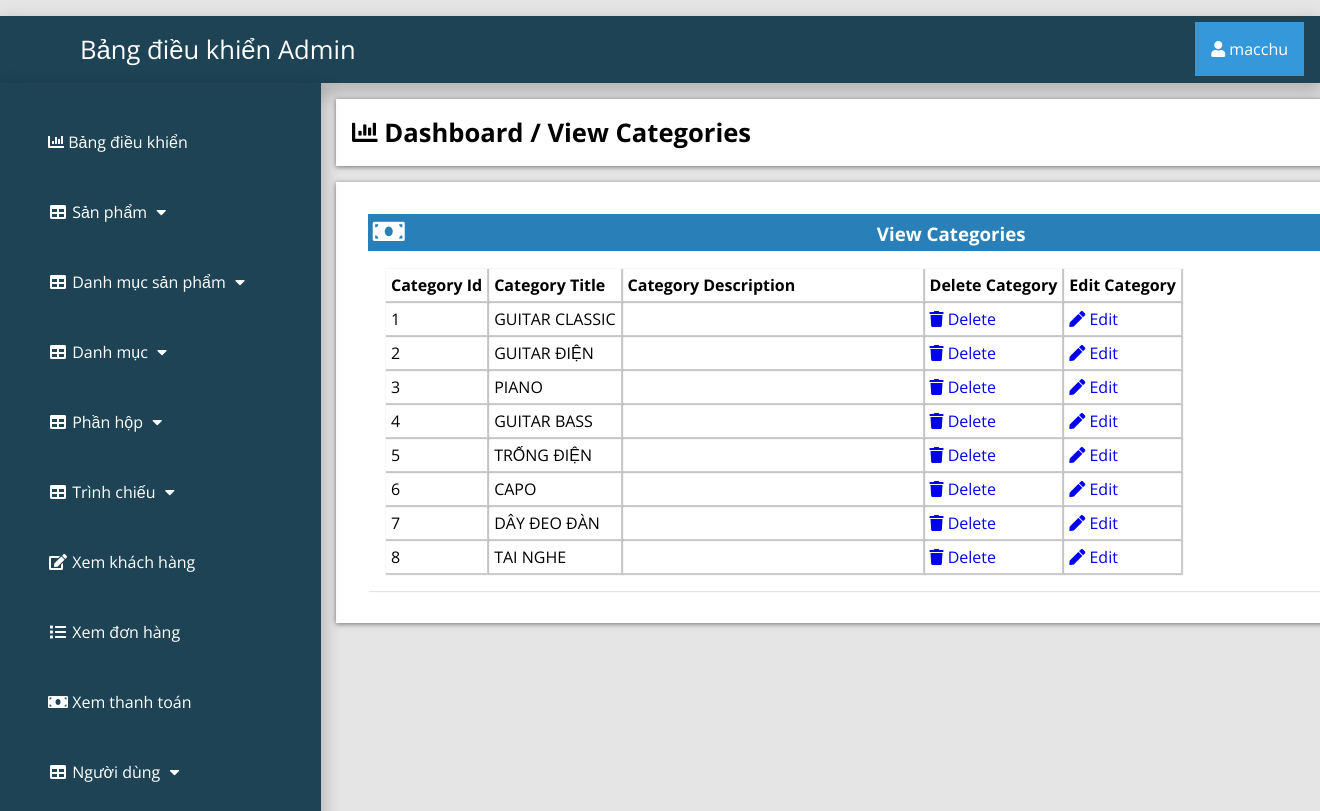
The app's page /admin_area/index.php?view_categories (signed in) with its own data.
### tables this page shows
CREATE TABLE `categories` (
  `cat_id` int(100) NOT NULL,
  `cat_title` text NOT NULL,
  `cat_desc` text NOT NULL
);

### admin_area/view_cat.php (the view)
<?php
if (!isset($_SESSION['admin_email'])){
  echo "<script>window.open('login.php','_self')</script>";
  }else{
?>
<div class="row">
	<div class="col-lg-12">
		<div class="breadcrump">
			<li class="active">
				<i class="fa fa-bar-chart"></i>
				Dashboard / View Categories
			</li>
		</div>
	</div>
</div>
<div class="row">
	<div class="col-lg-12">
		<div class="panel panel-default">
			<div class="panel-heading">
				<h3 class="panel-title">
					<i class="fa fa-money fa-fw"></i>
					View Categories
				</h3>
			</div>
			<div class="panel-body">
				<div class="table-responsive">
					<table class="table table-bordered table-hover table-striped">
							<thead>
								<tr>
									<th>Category Id</th>
									<th>Category Title</th>
									<th>Category Description</th>
									<th>Delete Category</th>
									<th>Edit Category</th>
								</tr>
							</thead>
							<tbody>
								<?php
								$i=0;
								$get_cats="select * from categories";
								$run_cats=mysqli_query($con,$get_cats);
								while ($row_cats=mysqli_fetch_array($run_cats)) {
									$cat_id=$row_cats['cat_id'];
									$cat_title=$row_cats['cat_title'];
									$cat_desc=$row_cats['cat_desc'];
									$i++;
								  ?>
                                <tr>
                                	<td><?php echo $i; ?></td>
                                	<td><?php echo $cat_title; ?></td>
                                	<td width="300"><?php echo $cat_desc; ?></td>
                                	<td>
                                		<a href="index.php?delete_cat=<?php echo $cat_id; ?>">
                                			<i class="fa fa-trash"></i> Delete
                                		</a>
                                	</td>
                                      <td>
                                      	<a href="index.php?edit_cat=<?php echo $cat_id; ?>">
                                      		<i class="fa fa-pen"></i> Edit
                                      	</a>
                                      </td>
                                </tr>
                                 <?php } ?>
							</tbody>
						</table>
					</div>
				</div>
				</div>
				</div>
<?php } ?>

### admin_area/includes/sidebar.php (shortened to what this page needs)
<?php
if (!isset($_SESSION['admin_email'])) {
  echo "<script>window.open('login.php','_self')</script>";
  } else {
?>
<nav class="navbar navbar-inverse navbar-fixed-top">
	<div class="navbar-header">
		<a href="index.php?dashboard" class="navbar-brand"><span>Bảng điều khiển Admin</span></a>
	</div>
		<div class="dropdown">
		 <button onclick="myFunction()" class="dropbtn"><i class="fa fa-user"></i> <?php echo $admin_name; ?></a></button>
		</div>
	<div class="collapse navbar-collapse navbar-ex1-collapse">
	<ul class="nav navbar-nav side-nav">
  <li>
    <a href="index.php?dashboard"><i class="fa fa-bar-chart"></i> Bảng điều khiển</a>
  </li>
  <li class="button-dropdown" id="#products">
    <a href="#" class="dropdown-toggle" data-toggle="collapse" data-target="#products"><i class="fa fa-fw fa-table"></i> Sản phẩm <i class="fa fa-fw fa-caret-down"></i></a>
  </li>
  <li class="button-dropdown" id="#products_cat">
    <a href="#" class="dropdown-toggle" data-toggle="collapse" data-target="#products_cat"><i class="fa fa-fw fa-table"></i> Danh mục sản phẩm <i class="fa fa-fw fa-caret-down"></i></a>
  </li>
  <li class="button-dropdown" id="#category">
    <a href="#" class="dropdown-toggle" data-toggle="collapse" data-target="#category"><i class="fa fa-fw fa-table"></i> Danh mục <i class="fa fa-fw fa-caret-down"></i></a>
  </li>
<li class="button-dropdown" >
  <a href="#" class="dropdown-toggle" data-toggle="collapse" data-target="#boxes">
    <i class="fa fa-fw fa-table"></i> Phần hộp <i class="fa fa-fw fa-caret-down"></i>
  </a>
</li>
  <li class="button-dropdown">
    <a href="#" class="dropdown-toggle" data-toggle="collapse" data-target="#slider"><i class="fa fa-fw fa-table"></i> Trình chiếu <i class="fa fa-fw fa-caret-down"></i></a>
  </li>
  <li>
  	<a href="index.php?view_customer">
  		<i class="fa fa-fw fa-edit"></i> Xem khách hàng
  	</a>
  </li>
  <li>
  	<a href="index.php?view_order">
  		<i class="fa fa-fw fa-list"></i> Xem đơn hàng
  	</a>
  </li>
  <li>
  	<a href="index.php?view_payments">
  		<i class="fa fa-fw fa-money"></i> Xem thanh toán
  	</a>
  </li>
  <li class="button-dropdown">
    <a href="#" class="dropdown-toggle" data-toggle="collapse" data-target="#users"><i class="fa fa-fw fa-table"></i> Người dùng <i class="fa fa-fw fa-caret-down"></i></a>
  </li>
</ul>
</div>
</nav>
<?php } ?>

### admin_area/css/style.css (style rules this page uses)
:root { --blue:#2980b9; }
body { margin-top: ; }
* { font-family: 'Open Sans', sans-serif; margin:0; padding:0; box-sizing: border-box; text-decoration: none; transition: all .2s cubic-bezier(.37,1.14,.26,1.24); }
html { background-color: rgba(0,0,0,.1); }
.navbar-fixed-top { background:#1d4354; padding: 1rem; margin-top: 1rem; box-shadow: 0px 8px 16px 4px rgba(0,0,0,0.2); margin-left: ; margin-right: ; }
.navbar-fixed-top a span { margin-left: 4rem; }
.navbar-fixed-top .navbar-brand { font-size: 1.6rem; color: #ffffff; }
.dropbtn { background-color: #3498DB; color: white; padding: 16px; font-size: 16px; border: none; cursor: pointer; }
.dropdown { position: relative; display: inline-block; float: right; margin-top: -2.8rem; }
.nav { position: absolute; top: 51px; margin-top: 32px; width: auto; height: 110%; border-radius: 0; display: block; background-color: #1d4354; bottom: 0; overflow: hidden; padding-bottom: 40px; box-shadow: 0px 8px 16px 4px rgba(0,0,0,0.2); margin-left: -1rem; }
.nav>li>a { width: 225px; display: block; color: #ffffff; margin: 3rem; }
.row { width: 81.2%; background-color: #ffffff; margin: auto; margin-left: 21rem; margin-top: 1rem; padding: 1rem; display: ; }
.panel { text-align: left; box-shadow: 1px 1px 1px 0px rgba(0.1,0.1,0.1,0.1); margin: 1rem; background-color: #ffffff; padding: rem; }
.panel-heading .panel-title { background-color: #2980b9; color: #ffffff; padding: .3rem; }
.table-responsive .table-striped th { padding: 5px; box-shadow: 1px 1px 1px 1px rgba(0.1,0.1,0.1,0.2); }
.table-responsive .table-striped tbody td { box-shadow: 1px 1px 1px 1px rgba(0.1,0.1,0.1,0.2); padding:5px; }
.breadcrump .active { font-weight: bold; font-size: 1.6rem; }
.row { list-style: none; box-shadow: 0 1px 5px rgba(0, 0, 0, 0.5); }
.row .fa-money { font-size: 1.6rem; width: 50%; text-align: left; }
.panel-body { display: flex; align-items: center; justify-content: left; padding: 1rem; flex-wrap: wrap; }

### records on screen
categories: cat_title "GUITAR CLASSIC"
categories: cat_title "GUITAR ĐIỆN"
categories: cat_title "PIANO"
categories: cat_title "GUITAR BASS"
categories: cat_title "TRỐNG ĐIỆN"
categories: cat_title "CAPO"
categories: cat_title "DÂY ĐEO ĐÀN"
categories: cat_title "TAI NGHE"

### other values on screen
$admin_name "macchu"
